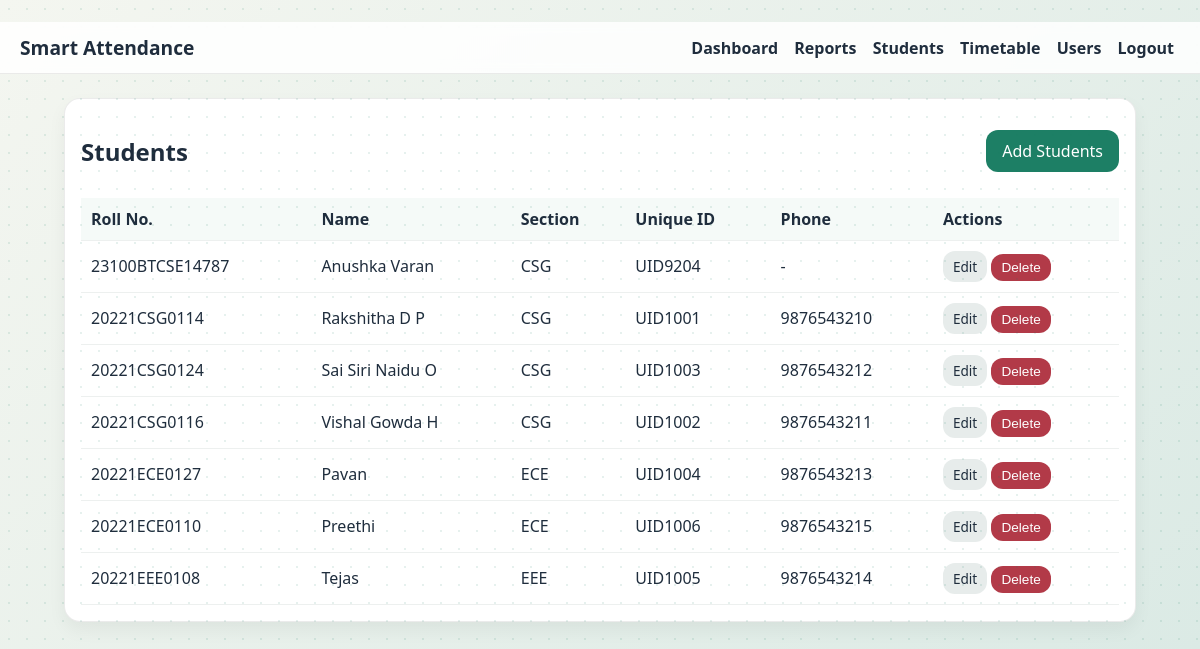
Page /students/ (signed in) on the committed database.
### tables this page shows
CREATE TABLE students (
    id INTEGER PRIMARY KEY AUTOINCREMENT,
    student_code TEXT NOT NULL UNIQUE,
    name TEXT NOT NULL,
    section_name TEXT NOT NULL,
    section TEXT,
    photo_path TEXT,
    photo_encoding TEXT,
    unique_id TEXT UNIQUE,
    guardian_phone TEXT,
    active INTEGER NOT NULL DEFAULT 1,
    created_at TEXT NOT NULL DEFAULT CURRENT_TIMESTAMP,
    updated_at TEXT NOT NULL DEFAULT CURRENT_TIMESTAMP
);

### attendance/students.py (the view)
@students_bp.route("/")
@login_required
@role_required("admin", "teacher")
def list_students():
    db = get_db()
    section_filter = request.args.get("section", "").strip()
    if section_filter:
        rows = db.execute(
            "SELECT * FROM students WHERE active = 1 AND section_name = ? ORDER BY section_name, name",
            (section_filter,),
        ).fetchall()
    else:
        rows = db.execute("SELECT * FROM students WHERE active = 1 ORDER BY section_name, name").fetchall()
    return render_template("students.html", students=rows, section_filter=section_filter)

### attendance/db.py (called while the page is built)
def get_db():
    if "db" not in g:
        db_path = current_app.config["DB_PATH"]
        Path(db_path).parent.mkdir(parents=True, exist_ok=True)
        g.db = sqlite3.connect(db_path)
        g.db.row_factory = sqlite3.Row
    return g.db

### attendance/security.py (called while the page is built)
def login_required(view):
    @wraps(view)
    def wrapped(*args, **kwargs):
        if not session.get("user_id"):
            return redirect(url_for("auth.login"))
        return view(*args, **kwargs)
    return wrapped

def role_required(*roles):
    def decorator(view):
        @wraps(view)
        def wrapped(*args, **kwargs):
            role = session.get("role")
            if role not in roles:
                abort(403)
            return view(*args, **kwargs)
        return wrapped
    return decorator

### templates/students.html
﻿{% extends 'base.html' %}
{% block content %}
<section class="card">
    <div class="row-between">
        <h1 data-i18n="students">Students</h1>
        {% if session.get('role') == 'admin' %}
        <a href="{{ url_for('students.add_student') }}" class="btn btn-primary" data-i18n="add_students">Add Students</a>
        {% endif %}
    </div>
    <table>
        <tr>
            <th>Roll No.</th><th>Name</th><th>Section</th><th>Unique ID</th><th>Phone</th>
            {% if session.get('role') == 'admin' %}
            <th>Actions</th>
            {% endif %}
        </tr>
        {% for s in students %}
        <tr>
            <td>{{ s['student_code'] }}</td>
            <td>{{ s['name'] }}</td>
            <td>{{ s['section_name'] }} {{ s['section'] or '' }}</td>
            <td>{{ s['unique_id'] or '-' }}</td>
            <td>{{ s['guardian_phone'] or '-' }}</td>
            {% if session.get('role') == 'admin' %}
            <td>
                <a class="btn btn-sm" href="{{ url_for('students.edit_student', student_id=s['id']) }}">Edit</a>
                <form method="post" action="{{ url_for('students.delete_student', student_id=s['id']) }}" style="display:inline">
                    <button class="btn btn-sm danger" onclick="return confirm('Delete this student?')">Delete</button>
                </form>
            </td>
            {% endif %}
        </tr>
        {% endfor %}
    </table>
</section>
{% endblock %}

### templates/base.html (shortened to what this page needs)
<!doctype html>
<html lang="en">
<head>
    <link rel="stylesheet" href="{{ url_for('static', filename='css/style.css') }}">
</head>
<body>
<header class="topbar">
    <div class="brand">Smart Attendance</div>
    {% if session.get('user_id') %}
    <nav>
        <a href="{{ url_for('attendance.dashboard') }}">Dashboard</a>
        <a href="{{ url_for('reports.reports_home') }}">Reports</a>
        {% if session.get('role') in ['admin', 'teacher'] %}
        <a href="{{ url_for('students.list_students') }}">Students</a>
        {% endif %}
        {% if session.get('role') == 'admin' %}
        <a href="{{ url_for('attendance.timetable_page') }}">Timetable</a>
        <a href="{{ url_for('auth.users') }}">Users</a>
        {% endif %}
        <a href="{{ url_for('auth.logout') }}">Logout</a>
    </nav>
    {% endif %}
</header>
<main class="container">
    {% block content %}{% endblock %}
</main>
</body>
</html>

### static/css/style.css (style rules this page uses)
:root { --ink: #1f2d3d; --accent: #1d7f65; --accent-2: #f4a300; --bg-1: #f4f6f0; --bg-2: #d9e9e4; --danger: #b23a48; --card: #ffffff; }
* { box-sizing: border-box; }
body { margin: 0; font-family: "Noto Sans", "Segoe UI", sans-serif; color: var(--ink); background: linear-gradient(135deg, var(--bg-1), var(--bg-2)); min-height: 100vh; }
.topbar { position: sticky; top: 0; z-index: 10; backdrop-filter: blur(6px); background: rgba(255,255,255,.85); display: flex; justify-content: space-between; align-items: center; padding: 12px 20px; border-bottom: 1px solid rgba(0,0,0,.08); }
.topbar nav a { margin: 0 6px; text-decoration: none; color: var(--ink); font-weight: 600; }
.brand { font-size: 1.2rem; font-weight: 800; }
.container { max-width: 1100px; margin: 24px auto; padding: 0 14px 28px; }
.card { background: var(--card); border-radius: 16px; border: 1px solid rgba(0,0,0,.08); padding: 16px; margin-bottom: 14px; box-shadow: 0 8px 18px rgba(0,0,0,.05); animation: rise .35s ease; }
.row-between { display: flex; justify-content: space-between; align-items: center; gap: 8px; }
.btn { border: 0; border-radius: 12px; padding: 10px 16px; font-size: 1rem; cursor: pointer; background: #e7eceb; color: var(--ink); text-decoration: none; display: inline-block; }
.btn-primary { background: var(--accent); color: #fff; }
.btn-sm { padding: 6px 10px; font-size: .85rem; }
.danger { background: var(--danger); color: #fff; }
table { width: 100%; border-collapse: collapse; margin-top: 10px; }
th, td { border-bottom: 1px solid #edf0ef; text-align: left; padding: 10px; }
th { background: #f5faf8; }

### rows in the picture
students: student_code "23100BTCSE14787", name "Anushka Varan", section_name "CSG", unique "UID9204", s "-"
students: student_code "20221CSG0114", name "Rakshitha D P", section_name "CSG", unique "UID1001", guardian_phone "9876543210"
students: student_code "20221CSG0124", name "Sai Siri Naidu O", section_name "CSG", unique "UID1003", guardian_phone "9876543212"
students: student_code "20221CSG0116", name "Vishal Gowda H", section_name "CSG", unique "UID1002", guardian_phone "9876543211"
students: student_code "20221ECE0127", name "Pavan", section_name "ECE", unique "UID1004", guardian_phone "9876543213"
students: student_code "20221ECE0110", name "Preethi", section_name "ECE", unique "UID1006", guardian_phone "9876543215"
students: student_code "20221EEE0108", name "Tejas", section_name "EEE", unique "UID1005", guardian_phone "9876543214"
